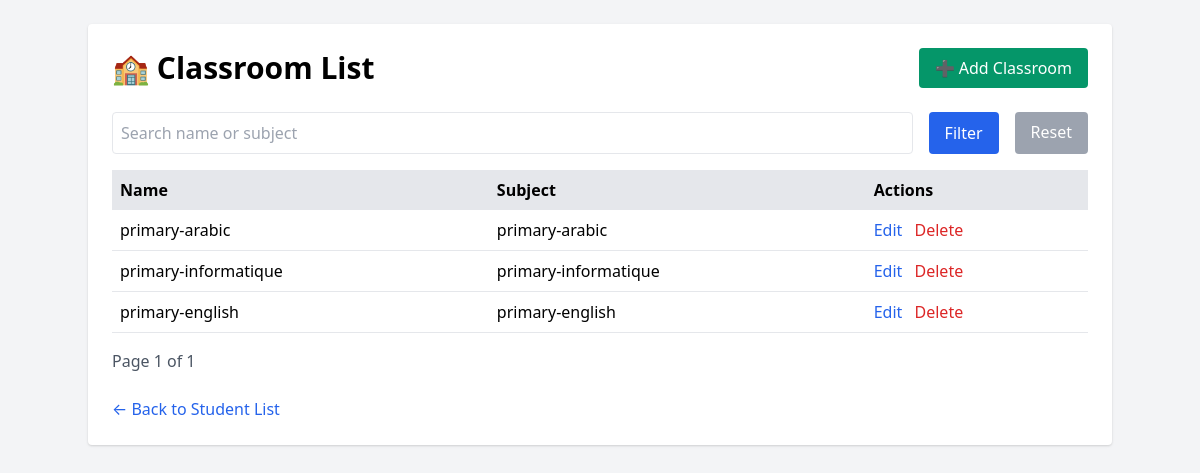
/classrooms/ (signed in), run on the app's committed database.
### attendance/models.py (models this page shows, shortened)
class Classroom(models.Model):
    name = models.CharField(max_length=100)
    subject = models.CharField(max_length=100)

### attendance/views.py (the view)
# urls.py: path('classrooms/', views.classroom_list, name='classroom_list'),
@login_required
def classroom_list(request):
    search = request.GET.get('search', '')
    classrooms = Classroom.objects.all()
    if search:
        classrooms = classrooms.filter(
            Q(name__icontains=search) |
            Q(subject__icontains=search)
        )
    paginator = Paginator(classrooms, 10)
    page_number = request.GET.get('page', 1)
    page_obj = paginator.get_page(page_number)
    return render(request, 'classroom_list.html', {
        'page_obj': page_obj,
        'search': search,
    })

### attendance/templates/classroom_list.html (shortened to what this page needs)
<!DOCTYPE html>
<html>
<head>
    <link href="https://cdn.jsdelivr.net/npm/tailwindcss@2.2.19/dist/tailwind.min.css" rel="stylesheet" />
</head>
<body class="bg-gray-100 p-6">
<div class="max-w-5xl mx-auto bg-white p-6 rounded shadow">
    <div class="flex justify-between items-center mb-6">
        <h1 class="text-3xl font-bold">🏫 Classroom List</h1>
        <a href="{% url 'create_classroom' %}" class="bg-green-600 text-white px-4 py-2 rounded">➕ Add Classroom</a>
    </div>
    <form method="get" class="mb-4 flex gap-4">
        <input type="text" name="search" value="{{ search }}" placeholder="Search name or subject"
               class="p-2 border rounded w-full" />
        <button type="submit" class="bg-blue-600 text-white px-4 py-2 rounded">Filter</button>
        <a href="{% url 'classroom_list' %}" class="bg-gray-400 text-white px-4 py-2 rounded">Reset</a>
    </form>
    <table class="w-full table-auto border-collapse">
        <thead>
            <tr class="bg-gray-200">
                <th class="p-2 text-left">Name</th>
                <th class="p-2 text-left">Subject</th>
                <th class="p-2 text-left">Actions</th>
            </tr>
        </thead>
        <tbody>
            {% for classroom in page_obj %}
            <tr class="border-b">
                <td class="p-2">{{ classroom.name }}</td>
                <td class="p-2">{{ classroom.subject }}</td>
                <td class="p-2 space-x-2">
                    <a href="{% url 'update_classroom' classroom.pk %}" class="text-blue-600 hover:underline">Edit</a>
                    <a href="{% url 'delete_classroom' classroom.pk %}" class="text-red-600 hover:underline">Delete</a>
                </td>
            </tr>
            {% empty %}
            <tr>
                <td colspan="3" class="p-2 text-center">No classrooms found.</td>
            </tr>
            {% endfor %}
        </tbody>
    </table>
    <div class="mt-4 flex justify-between items-center">
        <span class="text-gray-600">Page {{ page_obj.number }} of {{ page_obj.paginator.num_pages }}</span>
    </div>
     <div class="mt-6">
            <a href="{% url 'student_list' %}" class="text-blue-600 hover:underline">← Back to Student List</a>
        </div>
</div>
</body>
</html>

### data on the page
Classroom: name "primary-arabic", subject "primary-arabic"
Classroom: name "primary-informatique", subject "primary-informatique"
Classroom: name "primary-english", subject "primary-english"

### other printed values
{{ page_obj.number }} "1"
{{ page_obj.paginator.num_pages }} "1"
